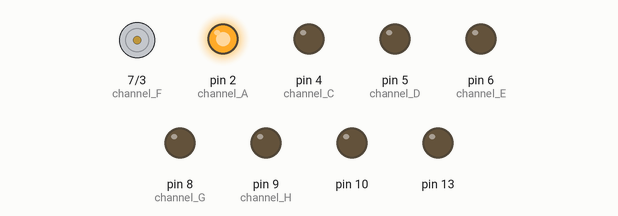
This sketch was run on a simulated Arduino Uno, built with avr-gcc and run on an emulated ATmega328P. Shown: motor-driver pin pairs drawn as motors (green arrow = first pin HIGH = forward, orange = second pin HIGH = backward, longer = more drive), output pins drawn as LEDs (lit = HIGH).

Above: at 0.05 s.
At 0.35 s:
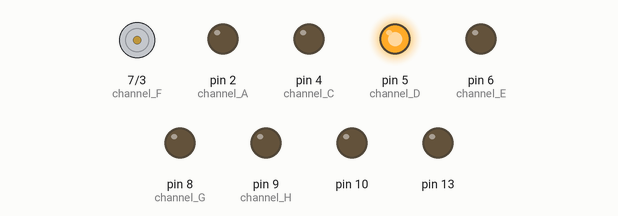
At 0.75 s:
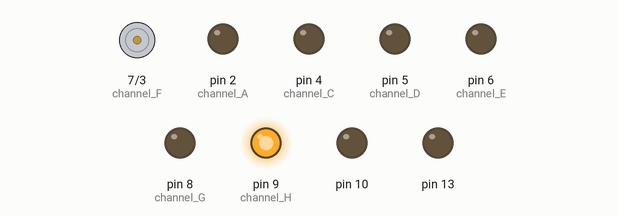
At 1.45 s:
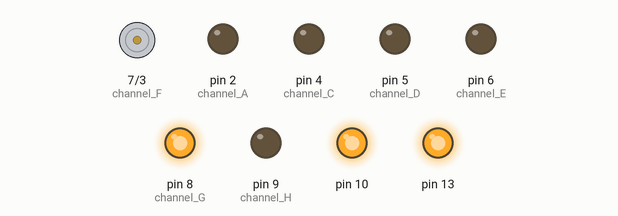
At 2.15 s:
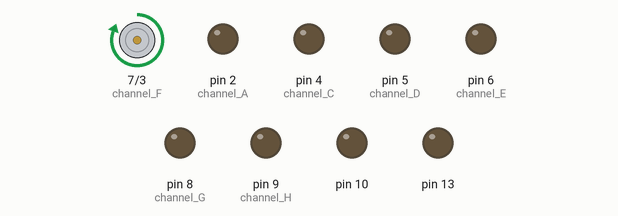
At 2.85 s:
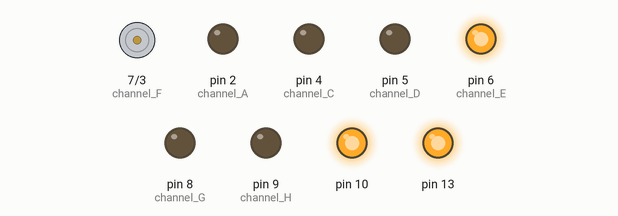
Timing chart, 0 to 3.1 s (numbered marks = the images above):
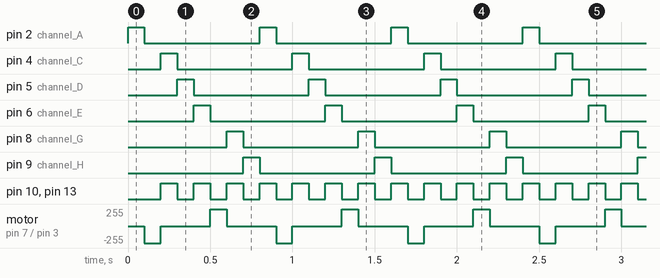

The sketch:

test_el_escudo_dos_skitch_.ino
```cpp
// Test sketch for El Escudo Dos
// Turn each EL channel (A-H) on in sequence and repeat
// Mike Grusin, SparkFun Electronics

void setup() {
  // The EL channels are on pins 2 through 9
  // Initialize the pins as outputs
  pinMode(2, OUTPUT);  // channel A
  pinMode(3, OUTPUT);  // channel B
  pinMode(4, OUTPUT);  // channel C
  pinMode(5, OUTPUT);  // channel D
  pinMode(6, OUTPUT);  // channel E
  pinMode(7, OUTPUT);  // channel F
  pinMode(8, OUTPUT);  // channel G
  pinMode(9, OUTPUT);  // channel H
  // We also have two status LEDs, pin 10 on the Escudo,
  // and pin 13 on the Arduino itself
  pinMode(10, OUTPUT);
  pinMode(13, OUTPUT);
}

void loop()
{
  int x,status;

  // Step through all eight EL channels (pins 2 through 9)
  for (x=2; x<=9; x++)
  {
    digitalWrite(x, HIGH);   // turn the EL channel on
    delay(100);              // wait for 1/10 second
    digitalWrite(x, LOW);    // turn the EL channel off

    digitalWrite(10, status);   // blink both status LEDs
    digitalWrite(13, status);
    status = !status;
  }
}
```

Measured:
- by itself, pin 10, pin 13: alternates HIGH for 0.10 s and LOW for 0.10 s
- by itself, motor on pin 7 (channel_F) / pin 3 (channel_B): repeats every 0.80 s: stopped 0.30 s, forward 255/255 0.10 s, stopped 0.30 s, backward 255/255 0.10 s
- by itself, pin 2 (channel_A), pin 4 (channel_C), pin 5 (channel_D), pin 6 (channel_E), pin 8 (channel_G), pin 9 (channel_H): alternates HIGH for 0.10 s and LOW for 0.70 s
